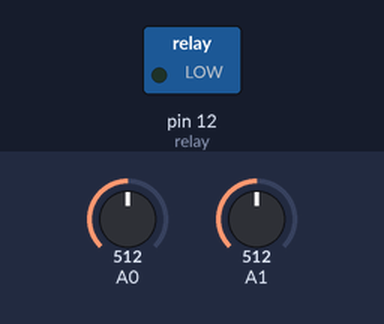
A sketch run on a simulated Arduino Uno, built with avr-gcc and run on an emulated ATmega328P. On the bench: switched loads named in the sketch (green lamp = pin HIGH). Dashed ring = blinking. The test bench sets the inputs (shaded band); at power-on: A0 = 512, A1 = 512. What the sketch prints to the serial monitor is not drawn.

Above: at 1.6 s.
1.7 s: A0 set to 483
At 2.8 s:
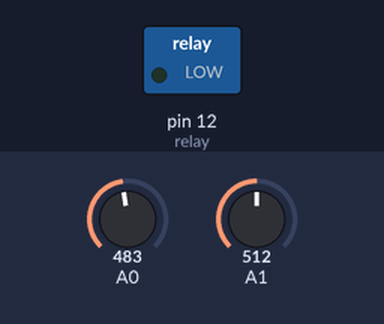
3.7 s: A0 set to 510
At 5.5 s:
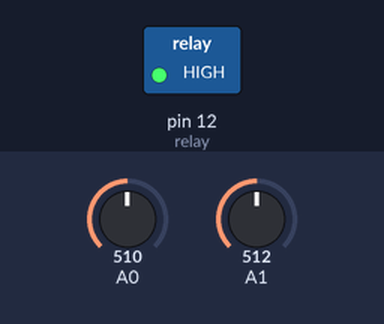
5.8 s: A1 set to 482
Timing chart, 0 to 8.8 s (numbered marks = the images above; inputs shaded):
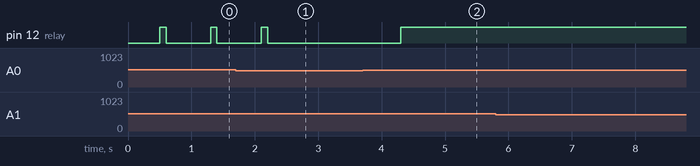

Measured:
- the behaviour switches between 500 and 499 on A0 (found by bisection; images 0 and 1)
- after the input at 1.7 s, pin 12 (relay): goes on until 2.2 s, then stays LOW
- after the input at 3.7 s, pin 12 (relay): LOW → HIGH after 0.60 s
- after the input at 5.8 s, every drawn part: stays the same
- by itself, pin 12 (relay): alternates HIGH for 0.10 s and LOW for 0.70 s

The sketch:

iot.ino
```cpp
unsigned int IR_sensor1_value;
unsigned int IR_sensor2_value;

#define relay 12

void setup()
{
pinMode(relay, OUTPUT);

Serial.begin(9600); //set the baud rate of the serial monitor
}
int Counter=0;
void loop()
{

//IR sensor 1

IR_sensor1_value = analogRead(A0);
/*Serial.print("IR_sensor1_value: ");
Serial.print(IR_sensor1_value);*/
float raw_voltage1 = IR_sensor1_value*0.00488; //convert analog IR_sensor_value to voltage
//Serial.print("  Voltage1: ");
//Serial.println(raw_voltage1);

delay(200);

//IR sensor 2
IR_sensor2_value = analogRead(A1);
//Serial.print("IR_sensor2_value: ");
//Serial.print(IR_sensor2_value);
float raw_voltage2 = IR_sensor2_value*0.00488;
//Serial.print("  Voltage2: ");
//Serial.println(raw_voltage2);
delay(200);

if(IR_sensor1_value >= 500)
{
delay(100);
Counter=Counter+1;
Serial.println("Count"+Counter);
digitalWrite(relay, HIGH);
Serial.println("IR sensor 1 detected");
}

if(IR_sensor2_value >= 500)
{
delay(100);
Counter=Counter-1;
Serial.println("Count"+Counter);
if(Counter==0)
{
  digitalWrite(relay, LOW);
  Serial.println("IR sensor 2 detected");
}
}


Serial.println("               ");
delay(200);
}
```
